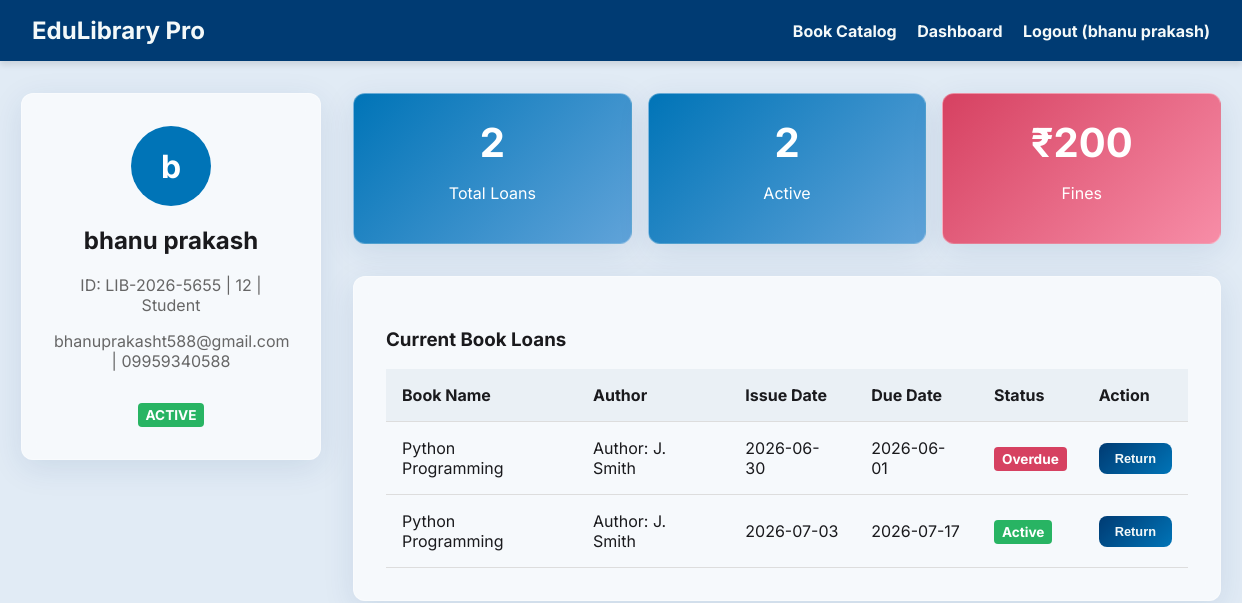
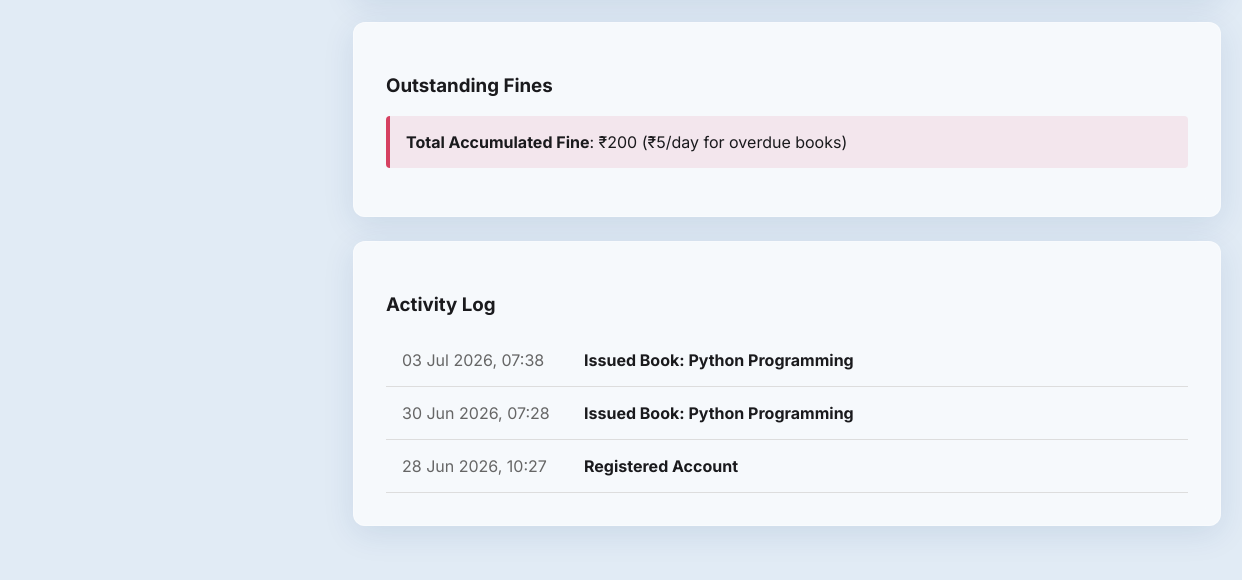
/dashboard (signed in, upper part), run on an earlier commit of the app's database (2 pictures, top to bottom).
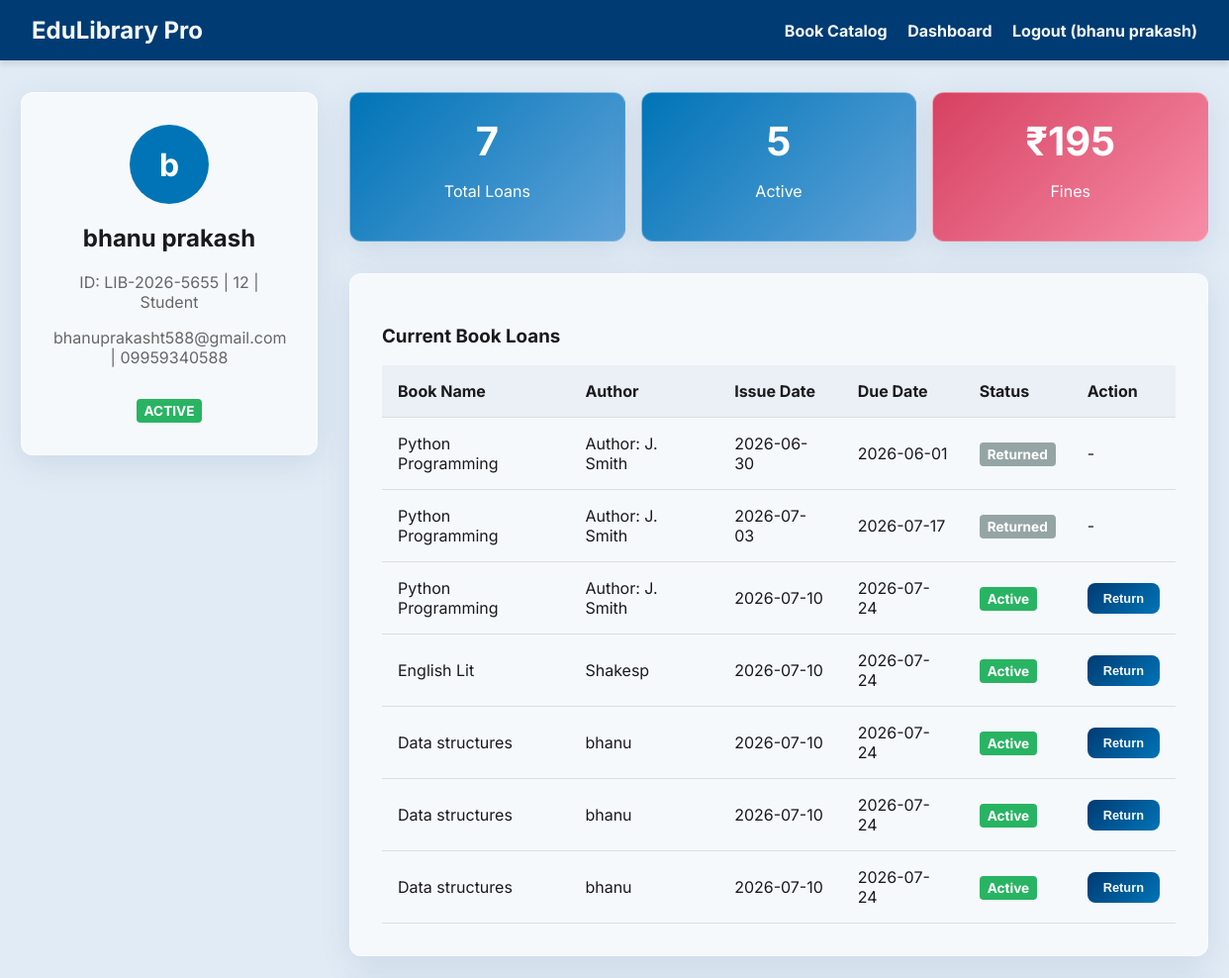
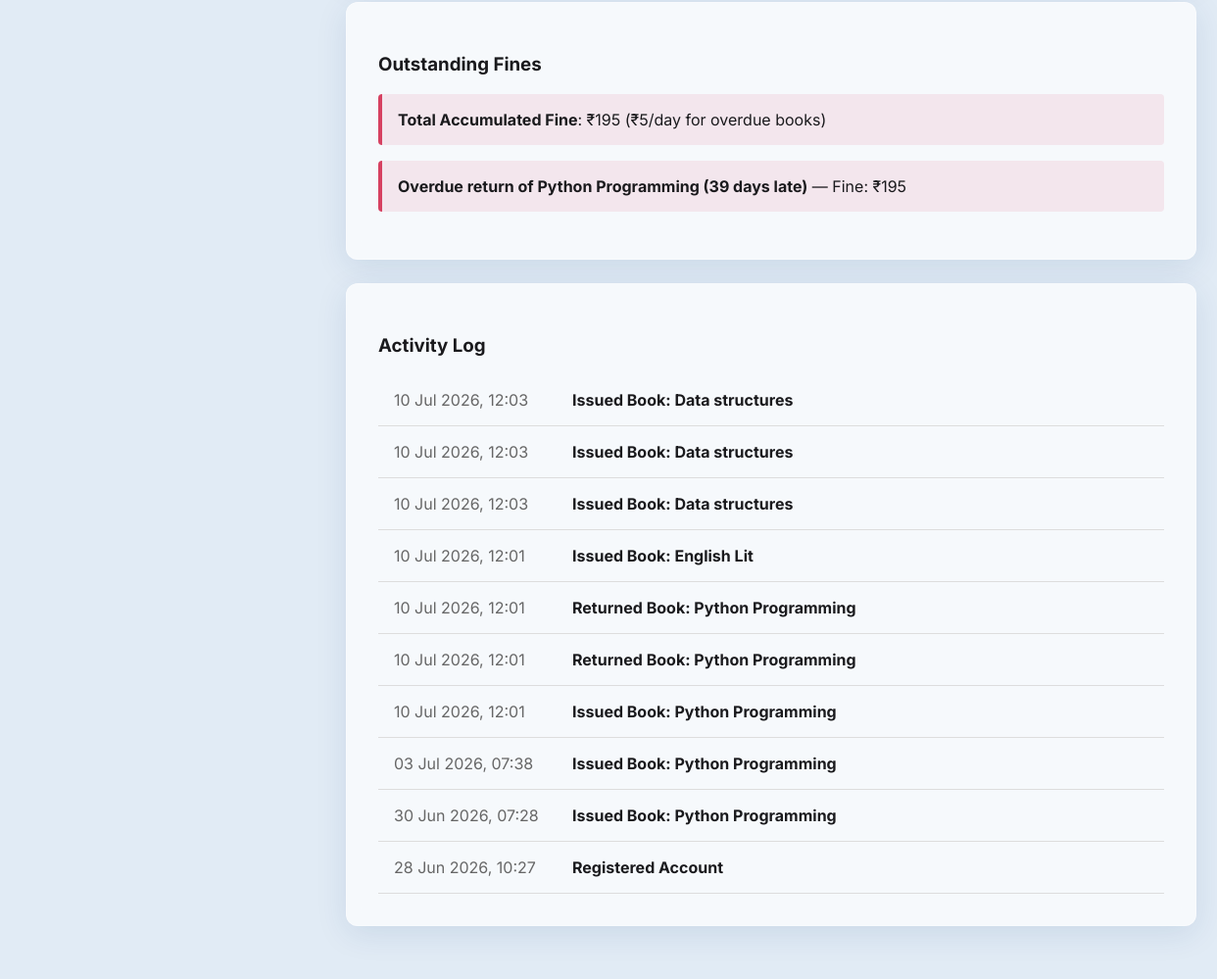
And on a later commit of the database (2 pictures, top to bottom).
### models.py (models this page shows)
class Loan(Base):
    __tablename__ = "loans"
    id = Column(Integer, primary_key=True, index=True)
    user_id = Column(Integer, ForeignKey("users.id"))
    book_id = Column(Integer, ForeignKey("books.id"))
    issue_date = Column(Date, default=datetime.date.today)
    due_date = Column(Date)
    return_date = Column(Date, nullable=True)
    status = Column(String, default="Active") # Active, Returned, Overdue
    user = relationship("User", back_populates="loans")
    book = relationship("Book", back_populates="loans")

class Book(Base):
    __tablename__ = "books"
    id = Column(Integer, primary_key=True, index=True)
    title = Column(String, index=True)
    author = Column(String, index=True)
    category = Column(String, index=True)
    isbn = Column(String, unique=True, index=True, nullable=True)
    total_copies = Column(Integer, default=1)
    available_copies = Column(Integer, default=1)
    loans = relationship("Loan", back_populates="book")

class ActivityLog(Base):
    __tablename__ = "activity_logs"
    id = Column(Integer, primary_key=True, index=True)
    user_id = Column(Integer, ForeignKey("users.id"))
    action = Column(String)
    timestamp = Column(DateTime, default=datetime.datetime.utcnow)
    user = relationship("User", back_populates="activities")

class Fine(Base):
    __tablename__ = "fines"
    id = Column(Integer, primary_key=True, index=True)
    user_id = Column(Integer, ForeignKey("users.id"))
    amount = Column(Integer, default=0)
    reason = Column(String)
    status = Column(String, default="Unpaid") # Unpaid, Paid
    created_at = Column(DateTime, default=datetime.datetime.utcnow)
    user = relationship("User", back_populates="fines")

### main.py (the view)
@app.get("/dashboard", response_class=HTMLResponse)
async def dashboard(request: Request, db: Session = Depends(get_db)):
    user = auth.get_current_user_from_cookie(request, db)
    if not user:
        return RedirectResponse(url="/")
    if user.profession == "Admin":
        return RedirectResponse(url="/admin")
    today = datetime.now().date()
    live_fine_total = 0
    for fine in user.fines:
        if fine.status == "Unpaid":
            live_fine_total += fine.amount
    for loan in user.loans:
        if loan.status != "Returned":
            if today > loan.due_date:
                days_late = 0
                current_date = loan.due_date
                while current_date < today:
                    days_late += 1
                    current_date += timedelta(days=1)
                live_fine_total += (days_late * 5)
    return templates.TemplateResponse(request=request, name="dashboard.html", context={"user": user, "live_fine_total": live_fine_total})

### templates/dashboard.html (shortened to what the changed rows need)
{% extends "base.html" %}
{% block content %}
<div class="dashboard-grid">
    <div class="glass card" style="align-self: start; text-align: center;">
        <h2>{{ user.name }}</h2>
    </div>
    <div>
        <div class="stats-grid">
            <div class="stat-card glass">
                <h2>{{ user.loans|length }}</h2>
                <p>Total Loans</p>
            </div>
            <div class="stat-card glass">
                {% set active_loans = [] %}
                {% for loan in user.loans if loan.status != "Returned" %}
                    {% set _ = active_loans.append(1) %}
                {% endfor %}
                <h2>{{ active_loans|length }}</h2>
                <p>Active</p>
            </div>
           <div class="stat-card glass" style="background: linear-gradient(135deg, var(--danger-color), #f78da7);">
                <h2>₹{{ live_fine_total }}</h2>
                <p>Fines</p>
            </div>
        </div>
        <div class="glass card">
            <table>
                <thead>
                    <tr>
                        <th>Book Name</th>
                        <th>Author</th>
                        <th>Issue Date</th>
                        <th>Due Date</th>
                        <th>Status</th>
                        <th>Action</th>
                    </tr>
                </thead>
                <tbody>
                    {% for loan in user.loans %}
                    <tr>
                        <td>{{ loan.book.title }}</td>
                        <td>{{ loan.book.author }}</td>
                        <td>{{ loan.issue_date }}</td>
                        <td>{{ loan.due_date }}</td>
                        <td>
                            {% if loan.status == 'Active' %}
                                <span class="badge badge-active">Active</span>
                            {% elif loan.status == 'Overdue' %}
                                <span class="badge badge-overdue">Overdue</span>
                            {% else %}
                                <span class="badge badge-returned">Returned</span>
                            {% endif %}
                        </td>
                        <td>
                            {% if loan.status != 'Returned' %}
                            <form action="/return/{{ loan.id }}" method="POST" style="margin: 0;">
                                <button type="submit" class="btn" style="padding: 0.5rem 1rem; font-size: 0.8rem;">Return</button>
                            </form>
                            {% else %}
                            -
                            {% endif %}
                        </td>
                    </tr>
                    {% else %}
                    <tr>
                        <td colspan="6" style="text-align: center;">No loans found.</td>
                    </tr>
                    {% endfor %}
                </tbody>
            </table>
        </div>
        <div class="glass card">
            <h3>Outstanding Fines</h3>
            {% if live_fine_total > 0 %}
                <div style="background: rgba(214, 65, 97, 0.1); border-left: 4px solid var(--danger-color); padding: 1rem; margin-bottom: 1rem; border-radius: 4px;">
                    <strong>Total Accumulated Fine</strong>: ₹{{ live_fine_total }} (₹5/day for overdue books)
                </div>
                {% for fine in user.fines if fine.status == "Unpaid" %}
                <div style="background: rgba(214, 65, 97, 0.1); border-left: 4px solid var(--danger-color); padding: 1rem; margin-bottom: 1rem; border-radius: 4px;">
                    <strong>{{ fine.reason }}</strong> — Fine: ₹{{ fine.amount }}
                </div>
                {% endfor %}
            {% else %}
                <p>No outstanding fines. Great job!</p>
            {% endif %}
        </div>
        <div class="glass card">
            <table>
                <tbody>
                    {% for activity in user.activities|sort(attribute='timestamp', reverse=True) %}
                    <tr>
                        <td style="width: 150px; color: #666;">{{ activity.timestamp.strftime('%d %b %Y, %H:%M') }}</td>
                        <td><strong>{{ activity.action }}</strong></td>
                    </tr>
                    {% else %}
                    <tr>
                        <td>No activity found.</td>
                    </tr>
                    {% endfor %}
                </tbody>
            </table>
        </div>
    </div>
</div>
{% endblock %}

What changed in the data, as far as the page shows it:
changed Loan (number 1 of 7 on the later page): status "Overdue Return" → "Returned -"
changed Loan (number 2 of 7 on the later page): status "Active Return" → "Returned -"
added Loan: book "Python Programming", book.author "Author: J. Smith", issue_date "2026-07-10", due_date "2026-07-24", status "Active"
added Loan: book "English Lit", book.author "Shakesp", issue_date "2026-07-10", due_date "2026-07-24", status "Active"
added Loan: book "Data structures", book.author "bhanu", issue_date "2026-07-10", due_date "2026-07-24", status "Active"
added Loan: book "Data structures", book.author "bhanu", issue_date "2026-07-10", due_date "2026-07-24", status "Active"
added Loan: book "Data structures", book.author "bhanu", issue_date "2026-07-10", due_date "2026-07-24", status "Active"
added Fine: reason "Overdue return of Python Programming (39 days late)", amount "195"
added ActivityLog: timestamp "10 Jul 2026, 12:03", action "Issued Book: Data structures"
added ActivityLog: timestamp "10 Jul 2026, 12:03", action "Issued Book: Data structures"
added ActivityLog: timestamp "10 Jul 2026, 12:03", action "Issued Book: Data structures"
added ActivityLog: timestamp "10 Jul 2026, 12:01", action "Issued Book: English Lit"
added ActivityLog: timestamp "10 Jul 2026, 12:01", action "Returned Book: Python Programming"
added ActivityLog: timestamp "10 Jul 2026, 12:01", action "Returned Book: Python Programming"
added ActivityLog: timestamp "10 Jul 2026, 12:01", action "Issued Book: Python Programming"
Also different on the page:
{{ user.loans|length }}: "2" → "7"
{{ active_loans|length }}: "2" → "5"
{{ live_fine_total }}: "200" → "195"
